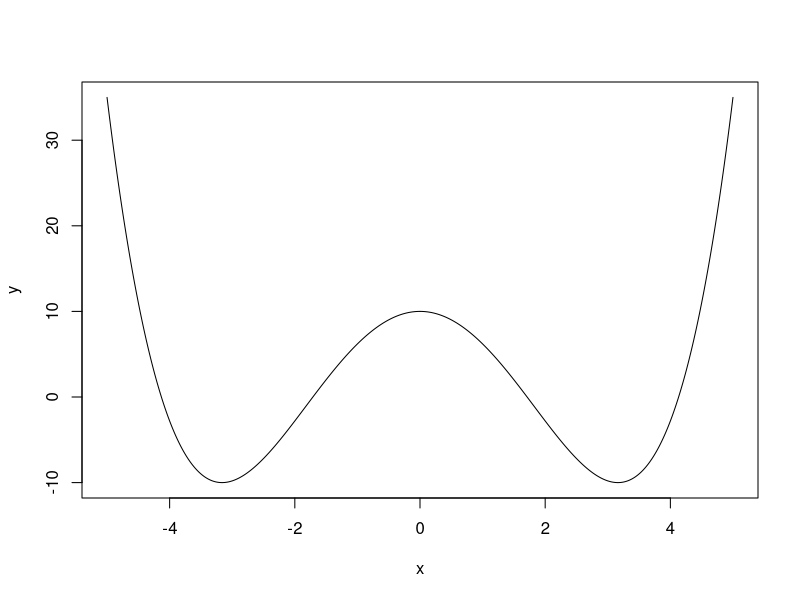

Reproduce this figure in R. (Note: this script raises an error after producing the figure.)

# bistable landscape

x = seq(-5, 5, 0.01)
y = 1/5 * x^4 - 4*x^2 + 10

plot(x, y, type = "l")

rm(list=ls())
# Bifurcation plot

model<-function(t,state,parms)
{ with(as.list(c(state,parms)), 
       { 
         dS <- S*(1 - S)*(b + a*S + W*(1 + d*(S^4)))   
         return(list(dS)) 
       })
} 

beta <- seq(-3, 3, by = 0.01)
states <- seq(0, 1, by = 0.01)

conver <- list()
for (i in 1:length(beta)){
  perms <- c(a = 1, b = beta[i], W = 1, d = 0.5) # pisanamedvectorofparameters 
  times <-seq(0, 100,by= 0.01)
  convergence <- list()
  for(j in 1:length(state)){
  state <- c(S = states[j]) # sisthestate
  out <- ode(y= state, times = times, func= model, parms = perms)
  convergence[[j]] <- unique(round(tail(out[,2], 100),1))
  }
  conver[[i]] <- convergence[j]
}

data.frame(beta, convergence) |>
  ggplot(aes(x = beta, y = convergence)) +
  geom_point()

unique(round(tail(out[,2], 100),1))
class(out)


Bmax <- 5
plot(-1, -1, xlim = c(-3, 5), ylim = c(-2, 2), xlab = "beta", ylab = "N")
alpha <- 1
beta <- seq(-2, Bmax, by = 0.01)
W <- 1
delta <- 1

times <-seq(0, 100,by= 0.01)



